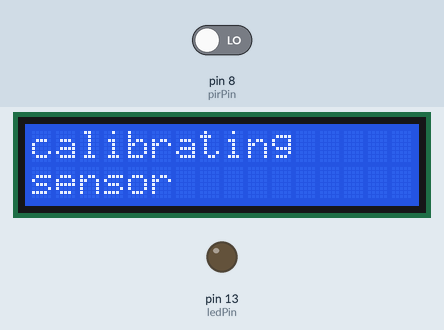
Recording of a sketch running on a simulated Arduino Uno, built with avr-gcc and run on an emulated ATmega328P. On the bench: 16×2 character LCD, output pins drawn as LEDs (lit = HIGH). The inputs (shaded band) are chosen by the test bench; at power-on: pin 8 (pirPin) LOW. What the sketch prints to the serial monitor is not drawn.

Above: at 0.1 s.
At 4.1 s:
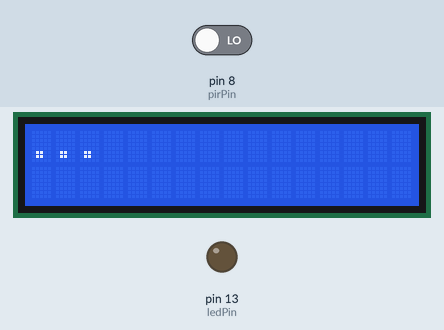
At 8.1 s:
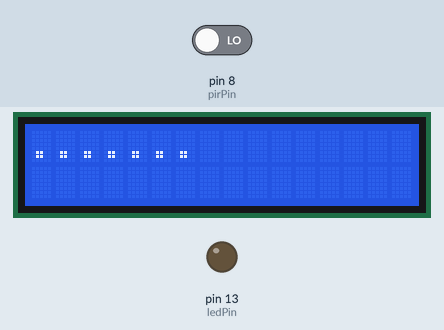
At 17.1 s:
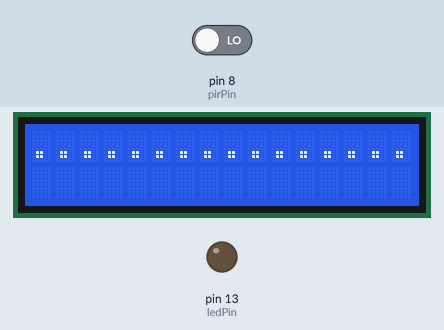
At 24.1 s:
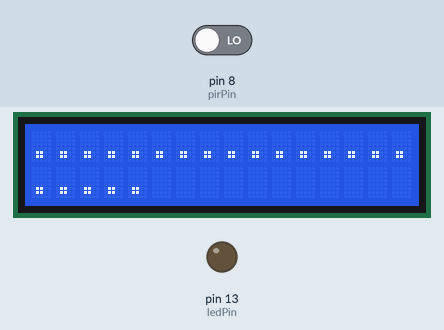
At 32.1 s:
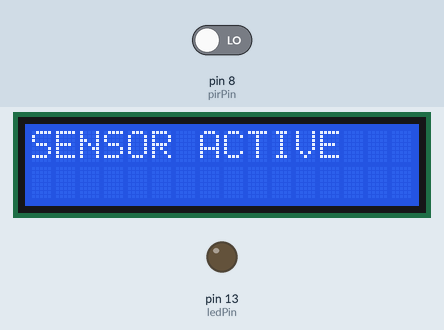

The sketch:

Motion_pirSensor_Lcd_Print.ino
```cpp
/*

  Parts required:
  arduino one
  220 ohm resistor
  10 kilohm resistor
  16x2 LCD screen
  pirSensor
  blue led

  Created 3 Jan 2016
  by Jonas (Anton) Deibe

  with inspiration and credits from
  http://www.arduino.cc/starterKit

*/

// include the library code:
#include <LiquidCrystal.h>

/////////////////////////////
//VARS
//the time we give the sensor to calibrate (10-60 secs according to the datasheet)
int calibrationTime = 30;

//the time when the sensor outputs a low impulse
long unsigned int lowIn;

//the amount of milliseconds the sensor has to be low
//before we assume all motion has stopped
long unsigned int pause = 5000;

boolean lockLow = true;
boolean takeLowTime;

int pirPin = 8;    //the digital pin connected to the PIR sensor's output
int ledPin = 13;

// initialize the library with the numbers of the interface pins
LiquidCrystal lcd(12, 11, 5, 4, 3, 2);

// set up a constant for the tilt switchPin
const int switchPin = 6;

// variable to hold the value of the switchPin
int switchState = 0;

// variable to hold previous value of the switchpin
int prevSwitchState = 0;

// a variable to choose which reply from the crystal ball
int reply;

void setup() {
  // set up the number of columns and rows on the LCD
  lcd.begin(16, 2);

  // set up the switch pin as an input
  pinMode(switchPin, INPUT);

  //Setup pirsensor
  Serial.begin(9600);
  pinMode(pirPin, INPUT);
  pinMode(ledPin, OUTPUT);
  digitalWrite(pirPin, LOW);

  //give the sensor some time to calibrate
  Serial.print("calibrating sensor ");
  lcd.print("calibrating");
  lcd.setCursor(0, 1);
  lcd.print("sensor");
  delay(2000);
  lcd.clear();
  bool oneTime = true;
  for (int i = 0; i < calibrationTime; i++) {
    Serial.print(".");
    lcd.print(".");
    if (i > 16 && oneTime == true) {
      oneTime = false;
      lcd.setCursor(0, 1);
    }
    delay(1000);
  }
  Serial.println(" done");
  lcd.clear();
  // set the cursor to column 0, line 0
  Serial.println("SENSOR ACTIVE");
  lcd.print("SENSOR ACTIVE");
  lcd.setCursor(0, 1);
  delay(50);

}

void loop() {

  if (digitalRead(pirPin) == HIGH) {
    digitalWrite(ledPin, HIGH);   //the led visualizes the sensors output pin state
    if (lockLow) {
      //makes sure we wait for a transition to LOW before any further output is made:
      lockLow = false;
      Serial.println("---");
      Serial.print("motion detected at ");
      Serial.print(millis() / 1000);
      Serial.println(" sec");
      lcd.clear();
      lcd.print("motion detected at ");
      lcd.setCursor(0, 1);
      lcd.print(millis() / 1000);
      lcd.print(" sec");
      delay(50);
    }
    takeLowTime = true;
  }

  if (digitalRead(pirPin) == LOW) {
    digitalWrite(ledPin, LOW);  //the led visualizes the sensors output pin state

    if (takeLowTime) {
      lowIn = millis();          //save the time of the transition from high to LOW
      takeLowTime = false;       //make sure this is only done at the start of a LOW phase
    }
    //if the sensor is low for more than the given pause,
    //we assume that no more motion is going to happen
    if (!lockLow && millis() - lowIn > pause) {
      //makes sure this block of code is only executed again after
      //a new motion sequence has been detected
      lockLow = true;
      Serial.print("motion ended at ");      //output
      Serial.print((millis() - pause) / 1000);
      Serial.println(" sec");
      lcd.clear();
      lcd.print("motion ended at ");      //output
      lcd.setCursor(0, 1);
      lcd.print((millis() - pause) / 1000);
      lcd.print(" sec");
      delay(50);
    }
  }

}
```
